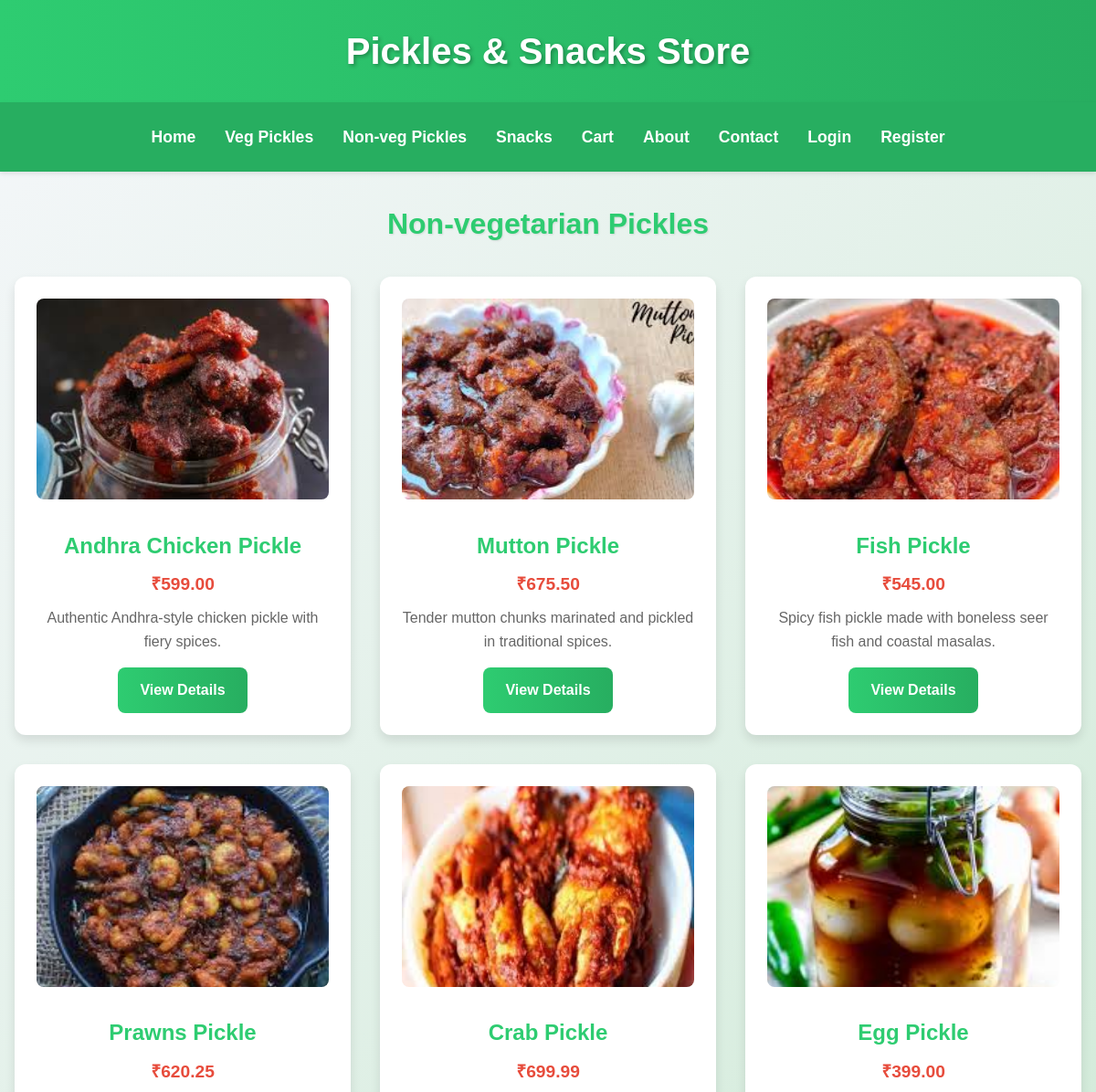
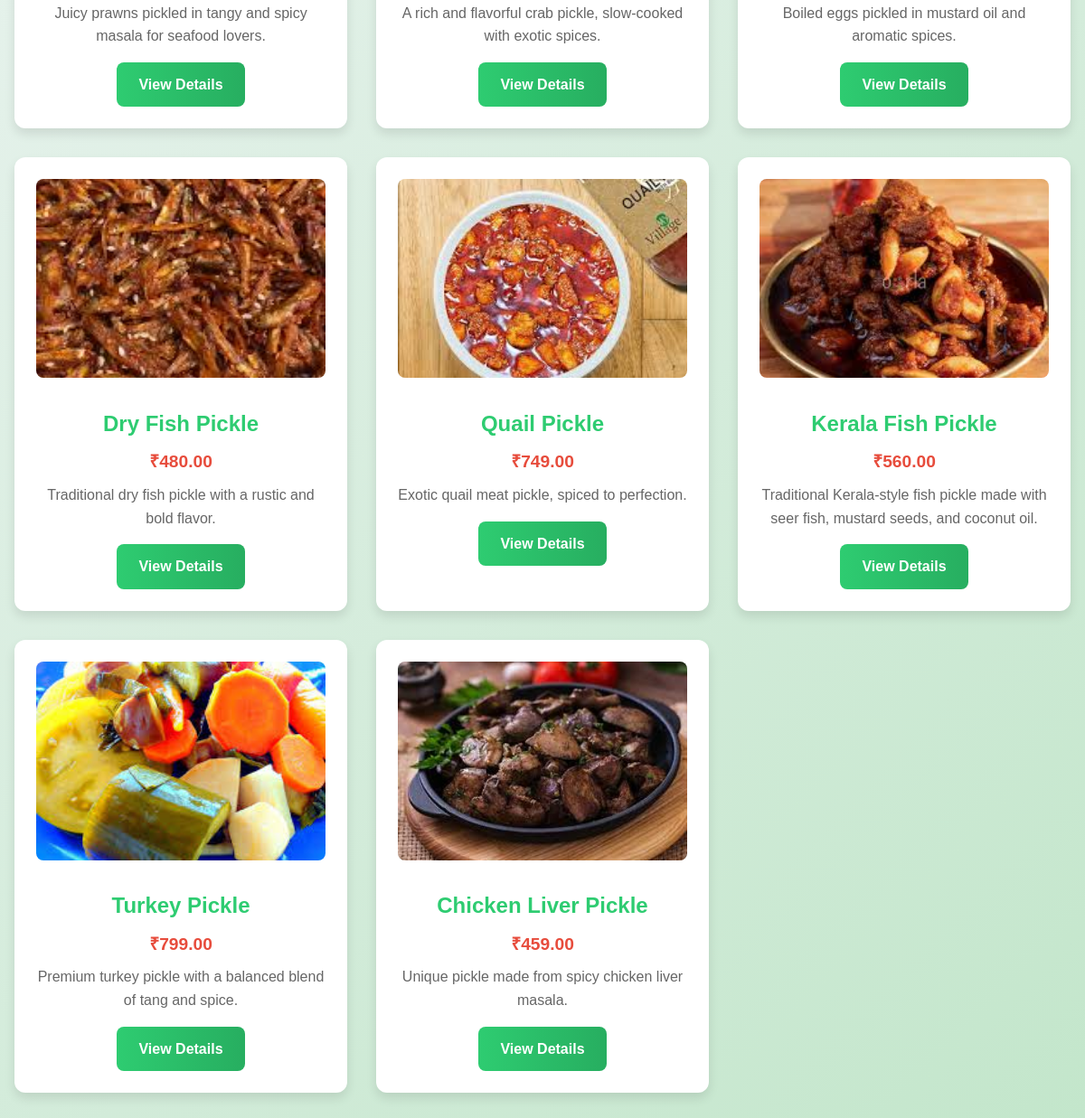
The page /non-veg-pickles on the database its author committed (2 pictures, top to bottom).
### app.py (models this page shows)
class Product(db.Model):
    id = db.Column(db.Integer, primary_key=True)
    name = db.Column(db.String(100), nullable=False)
    price = db.Column(db.Float, nullable=False)
    description = db.Column(db.Text, nullable=False)
    image = db.Column(db.String(100), nullable=False)
    category = db.Column(db.String(50), nullable=False)

### app.py (the view)
@app.route('/non-veg-pickles')
def non_veg_pickles():
    products = Product.query.filter_by(category="Non-veg Pickles").all()
    return render_template('non_veg_pickles.html', products=products)

### templates/non_veg_pickles.html (shortened to what this page needs)
{% extends "base.html" %}
{% block content %}
    <h2>Non-vegetarian Pickles</h2>
    <div class="product-grid">
        {% for product in products %}
            <div class="product-card">
                <img src="{{ url_for('static', filename='images/' + product.image) }}" alt="{{ product.name }}">
                <h3>{{ product.name }}</h3>
                <p class="price">₹{{ "%.2f" % product.price }}</p>
                <p>{{ product.description }}</p>
                <a href="{{ url_for('product_detail', id=product.id) }}" class="btn">View Details</a>
            </div>
        {% endfor %}
    </div>
{% endblock %}

### templates/base.html (style rules this page uses)
* { margin: 0; padding: 0; box-sizing: border-box; }
body { font-family: 'Arial', sans-serif; background: linear-gradient(135deg, #f5f7fa, #c3e6cb); color: #333; line-height: 1.6; }
.btn { display: inline-block; padding: 0.75rem 1.5rem; background: linear-gradient(to right, #2ecc71, #27ae60); color: white; text-decoration: none; border-radius: 8px; font-weight: bold; transition: background 0.3s ease, transform 0.3s ease; cursor: pointer; border: none; }

### templates/non_veg_pickles.html (style rules this page uses)
.product-grid { display: grid; grid-template-columns: repeat(auto-fill, minmax(280px, 1fr)); gap: 2rem; margin: 2rem 0; }
.product-card { background: white; border-radius: 12px; padding: 1.5rem; box-shadow: 0 6px 12px rgba(0,0,0,0.1); transition: transform 0.3s ease, box-shadow 0.3s ease; text-align: center; }
.product-card img { width: 100%; height: 220px; object-fit: cover; border-radius: 8px; margin-bottom: 1rem; }
.product-card h3 { color: #2ecc71; font-size: 1.5rem; margin: 0.5rem 0; }
.product-card .price { color: #e74c3c; font-size: 1.2rem; font-weight: bold; margin-bottom: 0.5rem; }
.product-card p { color: #666; font-size: 1rem; margin-bottom: 1rem; }
h2 { color: #2ecc71; text-align: center; font-size: 2rem; margin-bottom: 2rem; text-shadow: 1px 1px 2px rgba(0,0,0,0.1); }

### rows shown on the page
Product: image (picture), name "Andhra Chicken Pickle", price "599.00", description "Authentic Andhra-style chicken pickle with fiery spices."
Product: image (picture), name "Mutton Pickle", price "675.50", description "Tender mutton chunks marinated and pickled in traditional spices."
Product: image (picture), name "Fish Pickle", price "545.00", description "Spicy fish pickle made with boneless seer fish and coastal masalas."
Product: image (picture), name "Prawns Pickle", price "620.25", description "Juicy prawns pickled in tangy and spicy masala for seafood lovers."
Product: image (picture), name "Crab Pickle", price "699.99", description "A rich and flavorful crab pickle, slow-cooked with exotic spices."
Product: image (picture), name "Egg Pickle", price "399.00", description "Boiled eggs pickled in mustard oil and aromatic spices."
Product: image (picture), name "Dry Fish Pickle", price "480.00", description "Traditional dry fish pickle with a rustic and bold flavor."
Product: image (picture), name "Quail Pickle", price "749.00", description "Exotic quail meat pickle, spiced to perfection."
Product: image (picture), name "Kerala Fish Pickle", price "560.00", description "Traditional Kerala-style fish pickle made with seer fish, mustard seeds, and coconut oil."
Product: image (picture), name "Turkey Pickle", price "799.00", description "Premium turkey pickle with a balanced blend of tang and spice."
Product: image (picture), name "Chicken Liver Pickle", price "459.00", description "Unique pickle made from spicy chicken liver masala."
